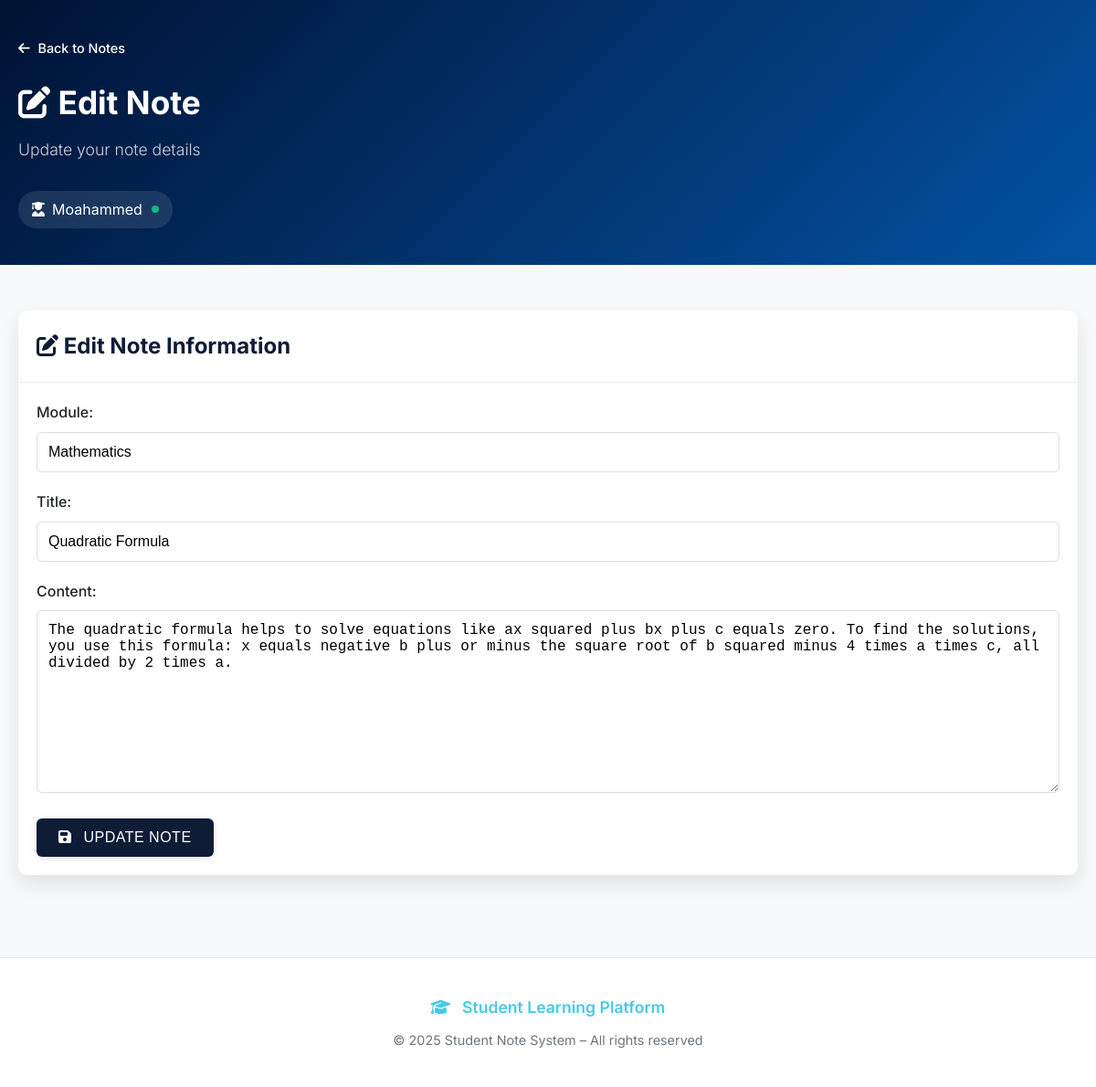
The app's page /student/notes/edit_note_student.php?id=8 (signed in) with its own data.
### tables this page shows
CREATE TABLE `student` (
  `id` int(11) NOT NULL,
  `username` varchar(100) NOT NULL,
  `password` varchar(100) NOT NULL,
  `name` varchar(100) NOT NULL,
  `id_admin` int(11) NOT NULL
);

CREATE TABLE `student_notes` (
  `id` int(11) NOT NULL,
  `student_id` int(11) NOT NULL,
  `module` varchar(100) DEFAULT NULL,
  `title` varchar(100) DEFAULT NULL,
  `content` text DEFAULT NULL,
  `created_at` timestamp NOT NULL DEFAULT current_timestamp(),
  `updated_at` timestamp NOT NULL DEFAULT current_timestamp() ON UPDATE current_timestamp()
);

### student/notes/edit_note_student.php (the view, shortened to what this page needs)
<?php
include '../../config/connectiondb.php';
$student_id = $_SESSION['student_id'];
$note_id = $_GET['id'];
$stmt = $conn->prepare("SELECT * FROM student_notes WHERE id = ? AND student_id = ?");
$stmt->bind_param("ii", $note_id, $student_id);
$stmt->execute();
$result = $stmt->get_result();
if (!$note = $result->fetch_assoc()) {
    echo "Note not found.";
    exit();
}
$stmt = $conn->prepare("SELECT name FROM student WHERE id = ?");
$stmt->bind_param("i", $student_id);
$stmt->execute();
$student_result = $stmt->get_result();
$student = $student_result->fetch_assoc();
$student_name = $student ? $student['name'] : 'Student';
?>
<!DOCTYPE html>
<html lang="en">
<head>
    <link rel="stylesheet" href="https://cdnjs.cloudflare.com/ajax/libs/font-awesome/6.4.0/css/all.min.css">
    <link rel="stylesheet" href="../../assets/css/student/edit_note_style.css">
</head>
<body>
    <div class="header-banner">
        <div class="header-content">
            <a href="notes_student.php" class="back-link">
                <i class="fas fa-arrow-left"></i> Back to Notes
            </a>
            <h1><i class="fas fa-edit"></i> Edit Note</h1>
            <p class="subtitle">Update your note details</p>
            <div class="user-status">
                <i class="fas fa-user-graduate"></i> <?php echo htmlspecialchars($student_name); ?>
                <span class="status-dot"></span>
            </div>
        </div>
    </div>
    <div class="container">
        <div class="card">
            <div class="card-header">
                <h3 class="card-title"><i class="fas fa-pen-to-square"></i> Edit Note Information</h3>
            </div>
            <div class="card-body">
                <form method="POST">
                    <div class="form-group">
                        <label class="form-label" for="module">Module:</label>
                        <input type="text" id="module" name="module" class="form-control" value="<?= htmlspecialchars($note['module']) ?>" required>
                    </div>
                    <div class="form-group">
                        <label class="form-label" for="title">Title:</label>
                        <input type="text" id="title" name="title" class="form-control" value="<?= htmlspecialchars($note['title']) ?>" required>
                    </div>
                    <div class="form-group">
                        <label class="form-label" for="content">Content:</label>
                        <textarea id="content" name="content" class="form-control" required><?= htmlspecialchars($note['content']) ?></textarea>
                    </div>
                    <button type="submit" class="btn btn-primary">
                        <i class="fas fa-save"></i> Update Note
                    </button>
                </form>
            </div>
        </div>
    </div>
    <footer class="footer">
        <div class="container">
            <div class="footer-content">
                <span class="footer-icon"><i class="fas fa-graduation-cap"></i> Student Learning Platform</span>
                <span class="footer-copyright">© 2025 Student Note System – All rights reserved</span>
            </div>
        </div>
    </footer>
</body>
</html>

### assets/css/student/edit_note_style.css (style rules this page uses)
:root { --primary-color: #4361ee; --secondary-color: #3a0ca3; --accent-color: #f72585; --light-gray: #f8f9fa; --medium-gray: #e9ecef; --dark-gray: #6c757d; --box-shadow: 0 4px 8px rgba(0, 0, 0, 0.1); --transition: all 0.3s ease; --primary: #0e1c36; --primary-dark: #081326; --primary-light: #e8f0fe; --secondary: #0e1c36; --accent: #48cae4; --success: #06d6a0; --danger: #ef476f; --danger-dark: #d64161; --warning: #ffd166; --light: #f8f9fa; --dark: #212529; --gray: #6c757d; --gray-light: #e9ecef; --border: #dee2e6; --shadow-sm: 0 2px 8px rgba(0,0,0,0.1); --shadow-md: 0 5px 15px rgba(0,0,0,0.07); --shadow-lg: 0 10px 25px rgba(0,0,0,0.1); --radius: 10px; --gradient-primary: linear-gradient(90deg, #0e1c36 0%, #48cae4 100%); }
* { margin: 0; padding: 0; box-sizing: border-box; }
body { font-family: 'Inter', sans-serif; background-color: var(--light-gray); color: #333; line-height: 1.6; padding: 0; margin: 0; }
.container { max-width: 1200px; margin: 0 auto; padding: 20px; }
.header-banner { background: linear-gradient(135deg, #001233 0%, #0353a4 100%); color: white; padding: 40px 20px; margin-bottom: 30px; border-radius: 0; }
.header-content { max-width: 1200px; margin: 0 auto; }
.back-link { display: inline-block; margin-bottom: 20px; color: white; text-decoration: none; font-weight: 500; font-size: 0.9rem; transition: var(--transition); }
.back-link i { margin-right: 5px; }
h1 { font-size: 2.2rem; margin-bottom: 10px; font-weight: 700; }
.subtitle { color: rgba(255, 255, 255, 0.8); margin-bottom: 20px; font-weight: 300; font-size: 1.1rem; }
.user-status { display: inline-flex; align-items: center; background-color: rgba(255, 255, 255, 0.1); padding: 8px 15px; border-radius: 20px; margin-top: 10px; }
.user-status i { margin-right: 8px; font-size: 1rem; }
.status-dot { display: inline-block; width: 8px; height: 8px; background-color: #10b981; border-radius: 50%; margin-left: 10px; }
.card { background: white; border-radius: var(--radius); box-shadow: var(--shadow-lg); margin-bottom: 30px; overflow: hidden; }
.card-header { padding: 20px; background-color: white; border-bottom: 1px solid var(--medium-gray); }
.card-title { font-size: 1.5rem; color: var(--primary); margin-bottom: 0; }
.card-body { padding: 20px; }
.form-group { margin-bottom: 20px; }
.form-label { display: block; margin-bottom: 8px; font-weight: 500; color: var(--dark); }
.form-control { width: 100%; padding: 12px; border: 1px solid #ddd; border-radius: 6px; font-size: 16px; transition: var(--transition); }
textarea.form-control { min-height: 200px; resize: vertical; }
.btn { display: inline-block; padding: 12px 24px; color: white; border: none; border-radius: 6px; cursor: pointer; font-size: 16px; font-weight: 500; text-transform: uppercase; letter-spacing: 0.5px; transition: var(--transition); text-decoration: none; box-shadow: var(--shadow-sm); }
.btn-primary { background-color: var(--primary); }
.btn i { margin-right: 8px; }
.footer { background-color: white; border-top: 1px solid var(--medium-gray); padding: 20px 0; margin-top: 40px; text-align: center; }
.footer-content { display: flex; flex-direction: column; align-items: center; gap: 10px; }
.footer-icon { color: var(--accent); font-weight: 600; font-size: 1.1rem; }
.footer-icon i { margin-right: 8px; }
.footer-copyright { color: var(--dark-gray); font-size: 0.9rem; }

### records on screen
student: name "Moahammed"
student_notes: module "Mathematics", title "Quadratic Formula", content "The quadratic formula helps to solve equations like ax squared plus bx plus c equals zero. To find the solutions, you use this formula: x equals negative b plus or minus the square root of b squared minus 4 times a times c, all divided by 2 times a."
